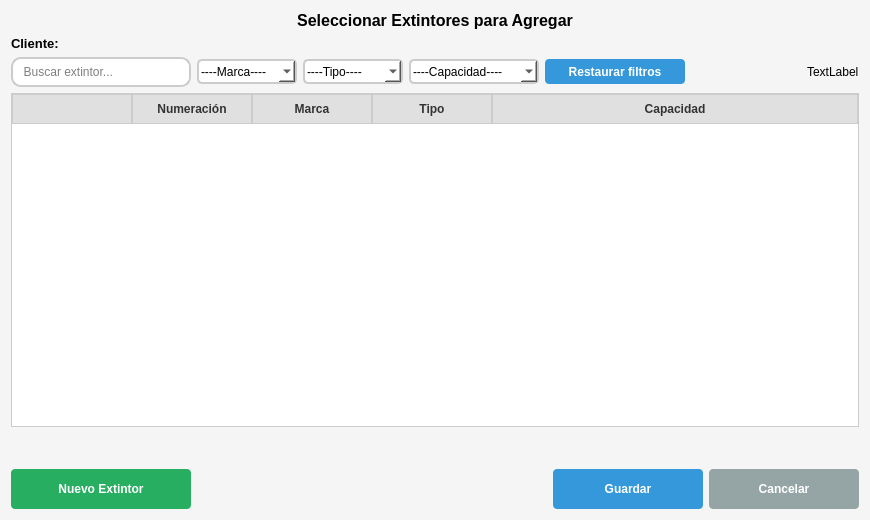
<?xml version="1.0" encoding="UTF-8"?>
<ui version="4.0">
 <class>AgregarExtintores</class>
 <widget class="QDialog" name="AgregarExtintores">
  <property name="geometry">
   <rect>
    <x>0</x>
    <y>0</y>
    <width>870</width>
    <height>520</height>
   </rect>
  </property>
  <property name="minimumSize">
   <size>
    <width>870</width>
    <height>520</height>
   </size>
  </property>
  <property name="windowTitle">
   <string>Agregar Extintores</string>
  </property>
  <property name="styleSheet">
   <string notr="true">QDialog {
    background-color: #f5f5f5;
}
QLabel {
    color: #333333;
}
QPushButton {
    background-color: #3498db;
    color: white;
    border: none;
    border-radius: 4px;
    padding: 5px 10px;
    min-height: 30px;
}
QPushButton:hover {
    background-color: #2980b9;
}
QPushButton:disabled {
    background-color: #bdc3c7;
}
QTableWidget {
    border: 1px solid #cccccc;
    background-color: white;
    gridline-color: #dddddd;
}
QHeaderView::section {
    background-color: #e0e0e0;
    color: #333333;
    padding: 5px;
    border: 1px solid #cccccc;
    font-weight: bold;
}
QTableWidget::item:selected {
    background-color: #3498db;
    color: white;
}
QCheckBox {
    spacing: 5px;
}
QCheckBox::indicator {
    width: 16px;
    height: 16px;
}
QCheckBox::indicator:unchecked {
    border: 1px solid #cccccc;
    background-color: white;
}
QCheckBox::indicator:checked {
    border: 1px solid #3498db;
    background-color: #3498db;
}
QComboBox {
    border: 2px solid #cccccc;
    border-radius: 5px;
    color: black;
    background-color: white;
    padding: 2px;
}
QLineEdit {
    background-color: white;
    color: black;
    border: 2px solid #cccccc;
    border-radius: 10px;
    padding: 2px;
}</string>
  </property>
  <layout class="QVBoxLayout" name="verticalLayout">
   <item>
    <widget class="QLabel" name="labelTitle">
     <property name="font">
      <font>
       <pointsize>12</pointsize>
      <bold>true</bold>
      </font>
     </property>
     <property name="styleSheet">
      <string notr="true">color:black;</string>
     </property>
     <property name="text">
      <string>Seleccionar Extintores para Agregar</string>
     </property>
     <property name="alignment">
      <set>Qt::AlignCenter</set>
     </property>
    </widget>
   </item>
   <item>
    <widget class="QLabel" name="labelCliente">
     <property name="font">
      <font>
       <pointsize>10</pointsize>
      <bold>true</bold>
      </font>
     </property>
     <property name="styleSheet">
      <string notr="true">color:black;</string>
     </property>
     <property name="text">
      <string>Cliente: </string>
     </property>
    </widget>
   </item>
   <item>
    <layout class="QHBoxLayout" name="horizontalLayout">
     <item>
      <widget class="QLineEdit" name="lineFiltro">
       <property name="minimumSize">
        <size>
         <width>180</width>
         <height>30</height>
        </size>
       </property>
       <property name="maximumSize">
        <size>
         <width>300</width>
         <height>30</height>
        </size>
       </property>
       <property name="styleSheet">
        <string notr="true">background-color: white;
border: 2px solid #cccccc;
border-radius: 10px;
color: black;</string>
       </property>
       <property name="placeholderText">
        <string>  Buscar extintor...</string>
       </property>
      </widget>
     </item>
     <item>
      <widget class="QComboBox" name="comboBox_marca">
       <property name="minimumSize">
        <size>
         <width>100</width>
         <height>25</height>
        </size>
       </property>
       <property name="maximumSize">
        <size>
         <width>100</width>
         <height>25</height>
        </size>
       </property>
       <property name="styleSheet">
        <string notr="true">background-color: white;
border: 2px solid #cccccc;
border-radius: 5px;
color: black;</string>
       </property>
       <property name="currentText">
        <string>----Marca----</string>
       </property>
       <item>
        <property name="text">
         <string>----Marca----</string>
        </property>
       </item>
      </widget>
     </item>
     <item>
      <widget class="QComboBox" name="comboBox_tipo">
       <property name="minimumSize">
        <size>
         <width>100</width>
         <height>25</height>
        </size>
       </property>
       <property name="maximumSize">
        <size>
         <width>100</width>
         <height>25</height>
        </size>
       </property>
       <property name="styleSheet">
        <string notr="true">background-color: white;
border: 2px solid #cccccc;
border-radius: 5px;
color: black;</string>
       </property>
       <item>
        <property name="text">
         <string>----Tipo----</string>
        </property>
       </item>
      </widget>
     </item>
     <item>
      <widget class="QComboBox" name="comboBox_capacidad">
       <property name="minimumSize">
        <size>
         <width>130</width>
         <height>25</height>
        </size>
       </property>
       <property name="maximumSize">
        <size>
         <width>130</width>
         <height>25</height>
        </size>
       </property>
       <property name="styleSheet">
        <string notr="true">background-color: white;
border: 2px solid #cccccc;
border-radius: 5px;
color: black;</string>
       </property>
       <item>
        <property name="text">
         <string>----Capacidad----</string>
        </property>
       </item>
      </widget>
     </item>
     <item>
      <widget class="QPushButton" name="btnRestaurarFiltros">
       <property name="minimumSize">
        <size>
         <width>140</width>
         <height>25</height>
        </size>
       </property>
       <property name="maximumSize">
        <size>
         <width>140</width>
         <height>25</height>
        </size>
       </property>
       <property name="font">
        <font>
        <bold>true</bold>
        </font>
       </property>
       <property name="cursor">
        <cursorShape>PointingHandCursor</cursorShape>
       </property>
       <property name="styleSheet">
        <string notr="true">background-color: #3498db;
color: white;
border: none;
border-radius: 4px;
padding: 0px;
min-height: 25px;
max-height: 25px;</string>
       </property>
       <property name="text">
        <string>Restaurar filtros</string>
       </property>
       <property name="flat">
        <bool>false</bool>
       </property>
      </widget>
     </item>
     <item>
      <spacer name="horizontalSpacer">
       <property name="orientation">
        <enum>Qt::Horizontal</enum>
       </property>
       <property name="sizeHint" stdset="0">
        <size>
         <width>40</width>
         <height>20</height>
        </size>
       </property>
      </spacer>
     </item>
     <item>
      <widget class="QLabel" name="labelTotal">
       <property name="styleSheet">
        <string notr="true">color:black;</string>
       </property>
       <property name="text">
        <string>TextLabel</string>
       </property>
      </widget>
     </item>
    </layout>
   </item>
   <item>
    <widget class="QTableWidget" name="tableExtintores">
     <property name="styleSheet">
      <string notr="true">color:black;</string>
     </property>
     <property name="editTriggers">
      <set>QAbstractItemView::NoEditTriggers</set>
     </property>
     <property name="selectionBehavior">
      <enum>QAbstractItemView::SelectRows</enum>
     </property>
     <attribute name="horizontalHeaderDefaultSectionSize">
      <number>120</number>
     </attribute>
     <attribute name="horizontalHeaderStretchLastSection">
      <bool>true</bool>
     </attribute>
     <column>
      <property name="text">
       <string/>
      </property>
     </column>
     <column>
      <property name="text">
       <string>Numeración</string>
      </property>
     </column>
     <column>
      <property name="text">
       <string>Marca</string>
      </property>
     </column>
     <column>
      <property name="text">
       <string>Tipo</string>
      </property>
     </column>
     <column>
      <property name="text">
       <string>Capacidad</string>
      </property>
     </column>
    </widget>
   </item>
   <item>
    <widget class="QWidget" name="widgetPaginacion" native="true">
     <property name="maximumSize">
      <size>
       <width>16777215</width>
       <height>30</height>
      </size>
     </property>
     <property name="styleSheet">
      <string notr="true">background-color: #f5f5f5;
border: none;</string>
     </property>
     <layout class="QHBoxLayout" name="horizontalLayout_3">
      <property name="leftMargin">
       <number>0</number>
      </property>
      <property name="topMargin">
       <number>0</number>
      </property>
      <property name="rightMargin">
       <number>0</number>
      </property>
      <property name="bottomMargin">
       <number>0</number>
      </property>
      <item>
       <spacer name="horizontalSpacer_3">
        <property name="orientation">
         <enum>Qt::Horizontal</enum>
        </property>
        <property name="sizeHint" stdset="0">
         <size>
          <width>40</width>
          <height>20</height>
         </size>
        </property>
       </spacer>
      </item>
      <item>
       <widget class="QPushButton" name="btnFirstPage">
        <property name="cursor">
         <cursorShape>PointingHandCursor</cursorShape>
        </property>
        <property name="text">
         <string/>
        </property>
        <property name="icon">
         <iconset>
          <normaloff>../images/anterior (1).png</normaloff>../images/anterior (1).png</iconset>
        </property>
        <property name="iconSize">
         <size>
          <width>18</width>
          <height>18</height>
         </size>
        </property>
       </widget>
      </item>
      <item>
       <widget class="QPushButton" name="btnPreviousPage">
        <property name="cursor">
         <cursorShape>PointingHandCursor</cursorShape>
        </property>
        <property name="text">
         <string/>
        </property>
        <property name="icon">
         <iconset>
          <normaloff>../images/anterior.png</normaloff>../images/anterior.png</iconset>
        </property>
       </widget>
      </item>
      <item>
       <widget class="QLabel" name="labelPageInfo">
        <property name="styleSheet">
         <string notr="true">color: black</string>
        </property>
        <property name="text">
         <string/>
        </property>
       </widget>
      </item>
      <item>
       <widget class="QPushButton" name="btnNextPage">
        <property name="cursor">
         <cursorShape>PointingHandCursor</cursorShape>
        </property>
        <property name="styleSheet">
         <string notr="true"/>
        </property>
        <property name="text">
         <string/>
        </property>
        <property name="icon">
         <iconset>
          <normaloff>../images/sssiguiente.png</normaloff>../images/sssiguiente.png</iconset>
        </property>
       </widget>
      </item>
      <item>
       <widget class="QPushButton" name="btnLastPage">
        <property name="cursor">
         <cursorShape>PointingHandCursor</cursorShape>
        </property>
        <property name="styleSheet">
         <string notr="true"/>
        </property>
        <property name="text">
         <string/>
        </property>
        <property name="icon">
         <iconset>
          <normaloff>../images/proximo (1).png</normaloff>../images/proximo (1).png</iconset>
        </property>
        <property name="iconSize">
         <size>
          <width>18</width>
          <height>18</height>
         </size>
        </property>
       </widget>
      </item>
      <item>
       <spacer name="horizontalSpacer_4">
        <property name="orientation">
         <enum>Qt::Horizontal</enum>
        </property>
        <property name="sizeHint" stdset="0">
         <size>
          <width>40</width>
          <height>20</height>
         </size>
        </property>
       </spacer>
      </item>
     </layout>
    </widget>
   </item>
   <item>
    <layout class="QHBoxLayout" name="horizontalLayout_2">
     <item>
      <widget class="QPushButton" name="btnNuevoExtintor">
       <property name="minimumSize">
        <size>
         <width>180</width>
         <height>40</height>
        </size>
       </property>
       <property name="font">
        <font>
        <bold>true</bold>
        </font>
       </property>
       <property name="styleSheet">
        <string notr="true">background-color: #27ae60;</string>
       </property>
       <property name="text">
        <string>Nuevo Extintor</string>
       </property>
       <property name="icon">
        <iconset>
         <normaloff>../images/extintor.png</normaloff>../images/extintor.png</iconset>
       </property>
      </widget>
     </item>
     <item>
      <spacer name="horizontalSpacer_2">
       <property name="orientation">
        <enum>Qt::Horizontal</enum>
       </property>
       <property name="sizeHint" stdset="0">
        <size>
         <width>40</width>
         <height>20</height>
        </size>
       </property>
      </spacer>
     </item>
     <item>
      <widget class="QPushButton" name="btnAgregar">
       <property name="minimumSize">
        <size>
         <width>150</width>
         <height>40</height>
        </size>
       </property>
       <property name="font">
        <font>
        <bold>true</bold>
        </font>
       </property>
       <property name="text">
        <string>Guardar</string>
       </property>
       <property name="icon">
        <iconset>
         <normaloff>../images/save.png</normaloff>../images/save.png</iconset>
       </property>
      </widget>
     </item>
     <item>
      <widget class="QPushButton" name="btnCancelar">
       <property name="minimumSize">
        <size>
         <width>150</width>
         <height>40</height>
        </size>
       </property>
       <property name="font">
        <font>
        <bold>true</bold>
        </font>
       </property>
       <property name="styleSheet">
        <string notr="true">background-color: #95a5a6;</string>
       </property>
       <property name="text">
        <string>Cancelar</string>
       </property>
       <property name="icon">
        <iconset>
         <normaloff>../images/cancel.png</normaloff>../images/cancel.png</iconset>
       </property>
      </widget>
     </item>
    </layout>
   </item>
  </layout>
 </widget>
 <resources/>
 <connections/>
</ui>
